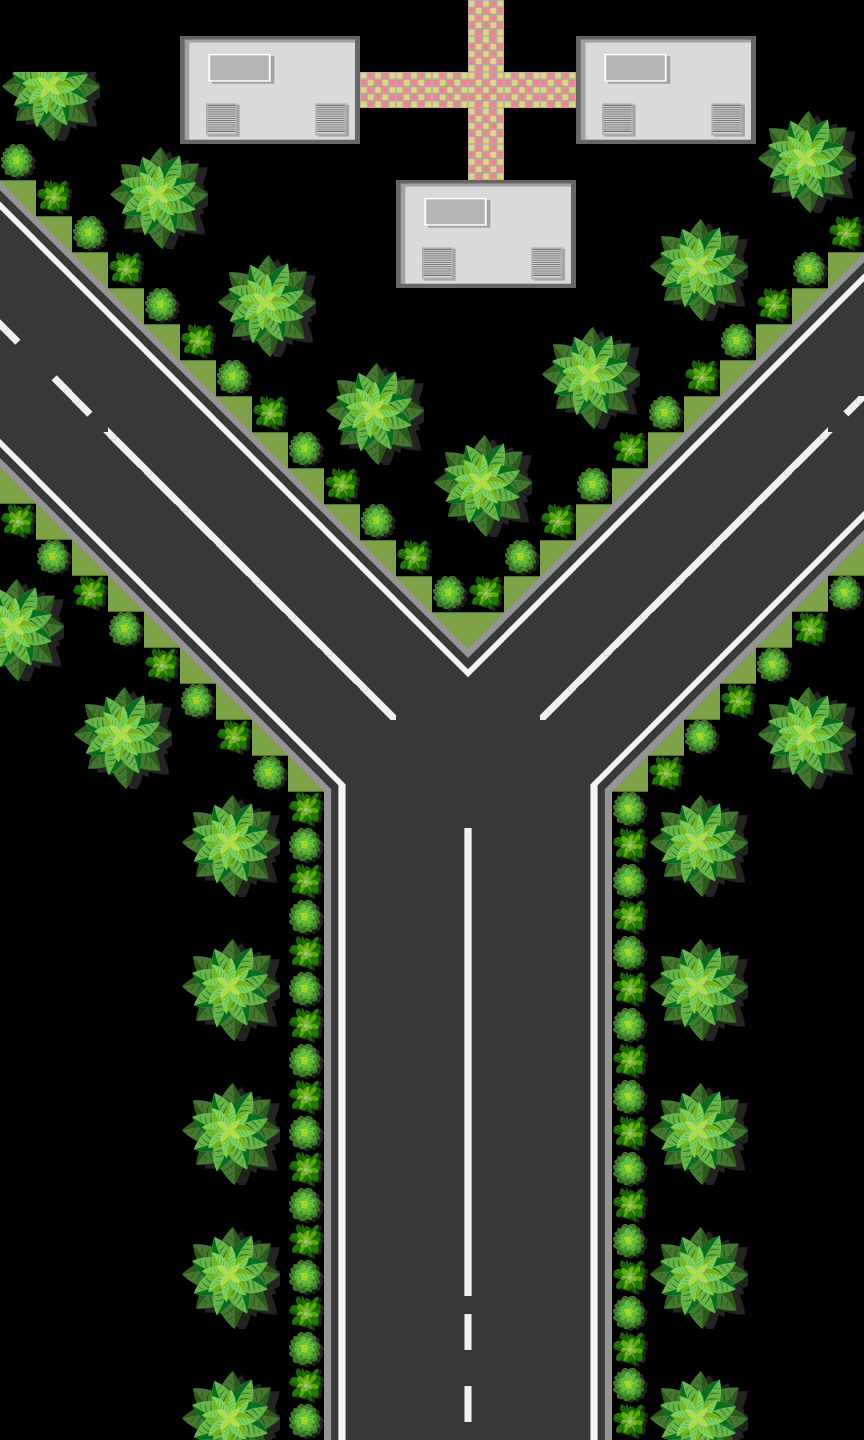

The image is a tile-based game level rendered from a .tmx file. Its description and source (layers, tilesets, objects; grid data summarised) follow:
An orthogonal 24x40 tile map with 36x36 px tiles, 1 tile layer (Road Map) and 27 objects (3x 1, 3x 2, 3x 3, 3x 4, 3x 5, ...).

<map version="1.4" tiledversion="1.4.3" orientation="orthogonal" renderorder="right-down" width="24" height="40" tilewidth="36" tileheight="36" infinite="0" nextlayerid="6" nextobjectid="80">
 <tileset firstgid="1" name="new_tile_map" tilewidth="36" tileheight="36" tilecount="784" columns="28">
  <image source="../map_tileset/new_tile_map.png" width="1024" height="1024" />
 </tileset>
 <layer id="1" name="Road Map" width="24" height="40">
  <data>[960 cells, 646 non-empty, 38 distinct tile ids]</data>
 </layer>
 <objectgroup id="2" name="Follow Path 3">
  <object id="8" name="1" x="305" y="693">
   <ellipse />
  </object>
  <object id="9" name="2" x="363.33" y="749.115">
   <ellipse />
  </object>
  <object id="33" name="3" x="420" y="772">
   <ellipse />
  </object>
  <object id="59" name="4" x="490" y="786">
   <ellipse />
  </object>
  <object id="60" name="5" x="569" y="768">
   <ellipse />
  </object>
  <object id="61" name="6" x="859" y="482">
   <ellipse />
  </object>
  <object id="62" name="7" x="990" y="376">
   <ellipse />
  </object>
 </objectgroup>
 <objectgroup id="3" name="Follow Path 2">
  <object id="2" name="1" x="524" y="924">
   <ellipse />
  </object>
  <object id="3" name="2" x="526" y="840">
   <ellipse />
  </object>
  <object id="4" name="3" x="511" y="783">
   <ellipse />
  </object>
  <object id="5" name="4" x="468" y="736">
   <ellipse />
  </object>
  <object id="53" name="5" x="403" y="667">
   <ellipse />
  </object>
  <object id="54" name="6" x="11" y="279">
   <ellipse />
  </object>
  <object id="55" name="7" x="-120" y="173">
   <ellipse />
  </object>
 </objectgroup>
 <objectgroup id="4" name="Follow Path 1">
  <object id="69" name="1" x="574" y="620">
   <ellipse />
  </object>
  <object id="70" name="2" x="522" y="676">
   <ellipse />
  </object>
  <object id="71" name="3" x="466" y="724">
   <ellipse />
  </object>
  <object id="72" name="4" x="425" y="784">
   <ellipse />
  </object>
  <object id="73" name="5" x="412" y="877">
   <ellipse />
  </object>
  <object id="74" name="6" x="412" y="1434">
   <ellipse />
  </object>
  <object id="75" name="7" x="412" y="1582">
   <ellipse />
  </object>
 </objectgroup>
 <objectgroup id="5" name="road_signs">
  <object id="39" name="sign_1_1" x="593" y="831">
   <ellipse />
  </object>
  <object id="66" name="sign_1_2" x="597.594" y="879.023">
   <ellipse />
  </object>
  <object id="67" name="sign_2_1" x="289" y="811">
   <ellipse />
  </object>
  <object id="68" name="sign_2_2" x="261" y="782">
   <ellipse />
  </object>
  <object id="77" name="sign_3_1" x="446.7" y="654.3">
   <ellipse />
  </object>
  <object id="78" name="sign_3_2" x="486.1" y="615.766">
   <ellipse />
  </object>
 </objectgroup>
</map>
